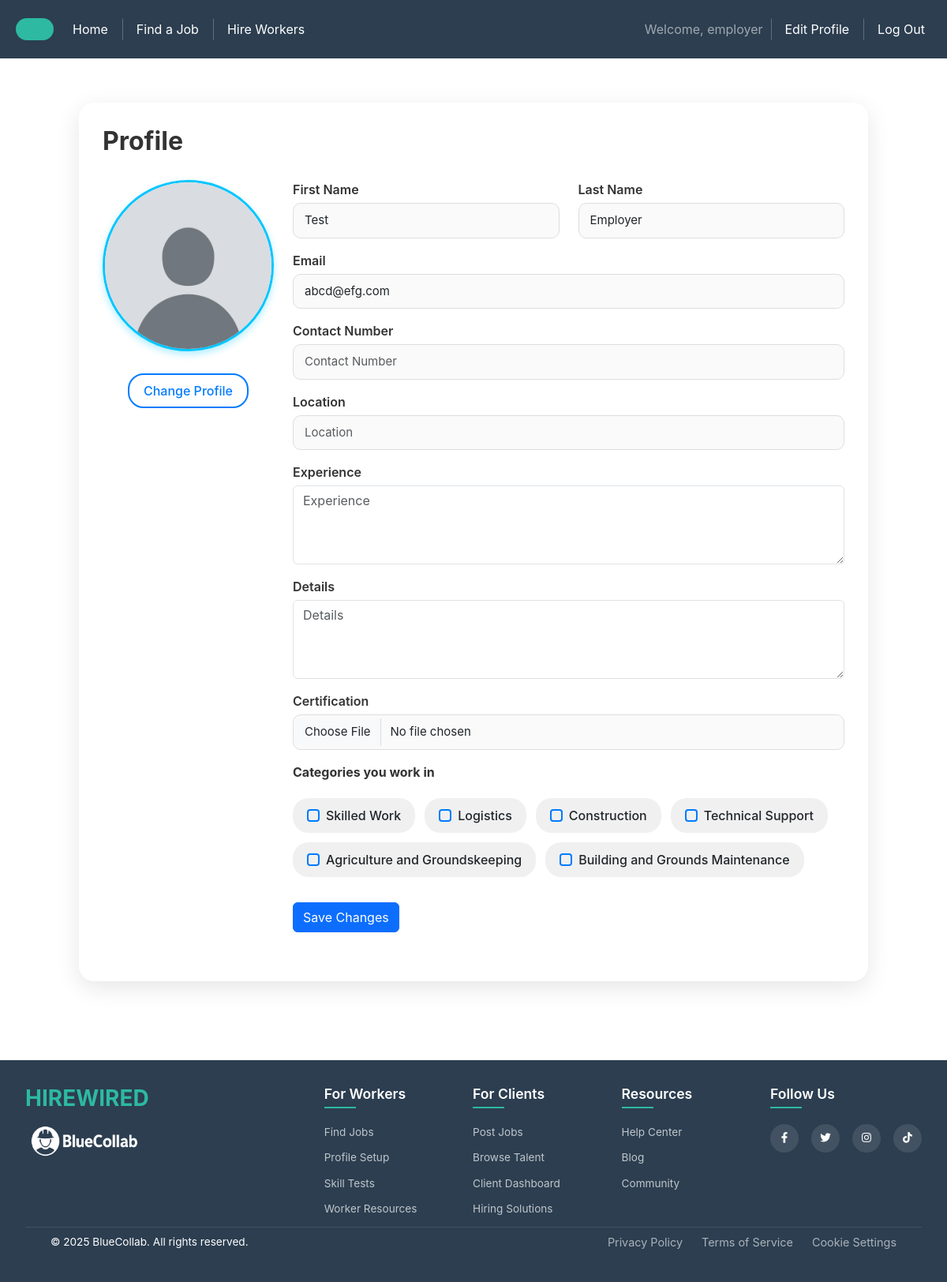
Page /profile/worker/ (signed in) on the committed database.
### session/models.py (models this page shows, shortened)
class User(AbstractUser):
    USER_TYPE_CHOICES = (
        ('worker', 'Worker'),
        ('employer', 'Employer'),
    )
    username = models.CharField(max_length=20, unique=True)
    user_type = models.CharField(max_length=10, choices=USER_TYPE_CHOICES)
    contact_number = models.CharField(max_length=100, blank=True, null=True)
    objects = UserManager()
    @property
    def profile(self):
        if self.user_type == "worker":
            return WorkerProfile.objects.filter(user=self).first()
        elif self.user_type == "employer":
            return EmployerProfile.objects.filter(user=self).first()
        return None  # No profile exists

### profiles/models.py (models this page shows, shortened)
class EmployerProfile(models.Model):
    user = models.OneToOneField(settings.AUTH_USER_MODEL, on_delete=models.CASCADE)
    details = models.TextField(blank=True)
    contact_number = models.CharField(max_length=100, blank=True)
    profile_picture = models.ImageField(upload_to='profile_pictures/', blank=True, null=True, default='profile_pictures/default.jpg')
    addtl_docs = models.FileField(upload_to='documents/', blank=True, null=True)

class Category(models.Model):
    name = models.CharField(max_length=255, unique=True)
    def __str__(self):
        return self.name

### profiles/views.py (the view)
# urls.py: path('profile/worker/', edit_profile_view, name='edit_profile_view'),
@login_required
def edit_profile_view(request):
    user = request.user
    profile = request.user.profile
    if request.method == "POST":
        user_form = UserForm(request.POST, instance=request.user)
        profile_form = UserProfileForm(request.POST, request.FILES, instance=profile)
        if profile_form.is_valid() and user_form.is_valid():
            user_form.save()
            profile_form.save()
            print("Saved profile picture:", profile.profile_picture)
            return redirect('edit_profile_view')
    else:
        user_form = UserForm(instance=user)
        profile_form = UserProfileForm(instance=profile)
    context = {
        'user_form': user_form,
        'profile_form': profile_form,
        }
    return render(request, 'profile_worker.html', context)

### profiles/forms.py
class UserForm(forms.ModelForm):
    first_name = forms.CharField(
        label="First Name",
        widget=forms.TextInput(attrs={"placeholder": "First Name", "class": "form-control" }),
        required=False)
    last_name = forms.CharField(
        label="Last Name",
        widget=forms.TextInput(attrs={"placeholder": "Last Name", "class": "form-control" }),
        required=False)
    email = forms.EmailField(
        required=False,
        widget=forms.EmailInput(
            attrs={"placeholder": "juandelacruz@gmail.com", "class": "form-control"}
        )
    )
    class Meta:
        model = User
        fields = [
            'first_name',
            'last_name',
            'email',
        ]

### profiles/templates/profile_worker.html (shortened to what this page needs)
{% extends 'base.html' %}
{% load static %}
{% block add_css %}
<link rel="stylesheet" href="{% static 'css/profile.css' %}">
{% endblock %}
{% block nav %}
    {% include 'nav.html' %}
{% endblock %}
{% block content %}
<div class="body-container">
    <h1>Profile</h1>
    <form method="post" enctype="multipart/form-data">
        <div class="row mb-3">
            <div class="col col-sm-1 col-md-3 col-lg-3">
                <div class="mb-3">
                    <div class="profile-picture-container">
                        {% if user.profile.profile_picture %}
                        <img id="profilePreview" src="{{ user.profile.profile_picture.url }}" alt="Profile Picture" class="profile-picture">
                        {% else %}
                        <img id="profilePreview" src="{% static 'images/default-user.png' %}" alt="Default Profile" class="profile-picture">
                        {% endif %}
                        <button type="button" class="btn btn-outline-primary mt-2" onclick="document.getElementById('profileUpload').click()">Change Profile</button>
                    </div>
                </div>
            </div>
            <div class="col col-sm-1 col-md-9 col-lg-9">
                <div class="row">
                    <div class="col mb-3">
                        <label for="first_name" class="form-label">{{ user_form.first_name.label }}</label>
                        {{ user_form.first_name }}
                    </div>
                    <div class="col mb-3">
                        <label for="last_name" class="form-label">{{ user_form.last_name.label }}</label>
                        {{ user_form.last_name }}
                    </div>
                </div>
                <div class="row mb-3">
                    <div class="col">
                        <label for="email" class="form-label">{{ user_form.email.label }}</label>
                        {{ user_form.email }}
                    </div>
                </div>
                <div class="row mb-3">
                    <div class="col">
                        <label for="contact_number" class="form-label">{{ profile_form.contact_number.label }}</label>
                        {{ profile_form.contact_number }}
                    </div>
                </div>
                <div class="row mb-3">
                    <div class="col">
                        <label for="location" class="form-label">{{ profile_form.location.label }}</label>
                        {{ profile_form.location }}
                    </div>
                </div>
                <div class="row mb-3">
                    <div class="col">
                        <label for="experience" class="form-label">{{ profile_form.experience.label }}</label>
                        {{ profile_form.experience }}
                    </div>
                </div>
                <div class="row mb-3">
                    <div class="col">
                        <label for="details" class="form-label">{{ profile_form.details.label }}</label>
                        {{ profile_form.details }}
                    </div>
                </div>
                <div class="row mb-3">
                    <div class="col">
                        <label for="certification" class="form-label">{{ profile_form.certification.label }}</label>
                        {{ profile_form.certification }}
                    </div>
                </div>
                <div class="row mb-3">
                    <div class="col">
                        <label for="categories" class="form-label fw-bold">Categories you work in</label>
                        <div class="category-pill-group">
                            {% for checkbox in profile_form.categories %}
                                <label class="category-pill">
                                    {{ checkbox.tag }}
                                    {{ checkbox.choice_label }}
                                </label>
                            {% endfor %}
                        </div>
                    </div>
                </div>
                <div class="row mb-3">
                    <div class="col">
                        <button type="submit" class="btn btn-primary w-auto">Save Changes</button>
                    </div>
                </div>
            </div>
        </div>
    </form>
</div>
{% endblock %}
{% block footer %}
    {% include 'footer.html' %}
{% endblock %}

### templates/nav.html (shortened to what this page needs)
{% load static %}
<nav class="navbar navbar-expand-sm navbar-dark bg-dark">
    <div class="navbar-brand">
        <div class="nav-logo"></div>
    </div>
    <ul class="navbar-nav me-auto">
        <li class="nav-item">
            <a href="{% url 'homepage_view' %}" class="nav-link">Home</a>
        </li>
        {% if user.is_authenticated %}
            {% if user.user_type == 'worker' %}
                <li class="nav-item">
                    <a href="{% url 'find_jobs_view' %}" class="nav-link">Find a Job</a>
                </li>
            {% elif user.user_type == 'employer' %}
                <li class="nav-item">
                    <a href="{% url 'find_jobs_view' %}" class="nav-link">Find a Job</a>
                </li>
                <li class="nav-item">
                    <a href="{% url 'hire_workers_view' %}" class="nav-link">Hire Workers</a>
                </li>
            {% endif %}
        {% else %}
            <li class="nav-item">
                <a href="{% url 'about_view' %}" class="nav-link">About Us</a>
            </li>
        {% endif %}
    </ul>
    <ul class="navbar-nav ms-auto">
        {% if user.is_authenticated %}
            <li class="nav-item">
                <div class="navbar-text">Welcome, {{ user.username }}</div>
            </li>
            {% if user.user_type == 'worker' %}
                <li class="nav-item">
                    <a href="{% url 'edit_profile_view' %}" class="nav-link">Edit Profile</a>
                </li>
            {% elif user.user_type == 'employer' %}
                <li class="nav-item">
                    <a href="{% url 'edit_employer_profile_view' %}" class="nav-link">Edit Profile</a>
                </li>
            {% endif %}
            <li class="nav-item">
                <form method="POST" action="{% url 'logout_view' %}">
                    <button type="submit" class="btn btn-link nav-link">Log Out</button>
                </form>
            </li>
        {% endif %}
    </ul>
</nav>

### static/css/style.css (style rules this page uses)
body { font-family: 'Inter', sans-serif; padding-top: 80px; position: relative; background-color: #f4f6f8; }
.body-container { display: block; margin: 50px; }
img.profile-picture { width: 100%; height: 100%; }

### static/css/nav.css (style rules this page uses)
.navbar { position: fixed; top: 0; left: 0; width: 100%; padding: 10px 20px; background-color: #2c3e50 !important; z-index: 1000; font-family: 'Inter', sans-serif; display: flex; align-items: center; justify-content: space-between; }
.navbar-brand { display: flex; align-items: center; gap: 10px; }
.nav-logo { width: 48px; height: 28px; background-color: #2db9a2; border-radius: 14px; }
.navbar-nav { display: flex; align-items: center; gap: 20px; list-style: none; padding: 0; margin: 0; }
.nav-item { position: relative; }
.nav-link { color: #ffffff; font-size: 1rem; padding: 15px 10px; text-decoration: none; display: block; transition: color 0.3s ease; }
.nav-item + .nav-item::before { content: ""; position: absolute; left: -10px; top: 50%; transform: translateY(-50%); height: 50%; width: 1px; background-color: #5c7085; }
.nav-link::after { content: ''; position: absolute; bottom: 10px; left: 50%; width: 0; height: 2px; background: #2db9a2; transition: all 0.3s ease; }

### static/css/profile.css (style rules this page uses)
body { background: url('https://png.pngtree.com/thumb_back/fw800/background/20240513/pngtree-abstract-white-background-for-your-project-image_15743809.jpg') no-repeat center center; background-size: cover; background-attachment: fixed; }
body::before { content: ""; position: absolute; top: 0; left: 0; width: 100%; height: 100%; background: rgba(255, 255, 255, 0.85); z-index: -10; }
textarea.form-control { height: 100px; resize: vertical; }
.category-pill-group { display: flex; flex-wrap: wrap; gap: 0.75rem; padding: 1rem 0; }
.category-pill { display: flex; align-items: center; gap: 0.5rem; padding: 0.5rem 1rem; background-color: #f0f0f0; border: 2px solid transparent; border-radius: 20px; font-weight: 500; cursor: pointer; transition: all 0.2s ease-in-out; user-select: none; }
.category-pill input[type="checkbox"] { appearance: none; width: 1rem; height: 1rem; border: 2px solid #007bff; border-radius: 4px; margin: 0; position: relative; cursor: pointer; }
.body-container { max-width: 1000px; margin: 50px auto; background: rgba(255, 255, 255, 0.95); padding: 30px; border-radius: 20px; box-shadow: 0 8px 30px rgba(0, 0, 0, 0.1); }
.body-container h1 { font-size: 2rem; font-weight: bold; color: #333; margin-bottom: 30px; }
.profile-picture { width: 120px; height: 120px; border-radius: 50%; object-fit: cover; border: 3px solid #00c6ff; box-shadow: 0 4px 10px rgba(0, 198, 255, 0.3); margin-bottom: 10px; transition: transform 0.3s ease; }
form input[type="text"], form input[type="email"], form input[type="file"], form textarea, form select { width: 100%; padding: 10px 14px; border: 1px solid #ddd; border-radius: 10px; font-size: 15px; background: #fafafa; transition: border-color 0.3s ease; }
.form-label { font-weight: 600; margin-bottom: 5px; display: block; color: #333; }
.btn-outline-primary { background: white; color: #007bff; border: 2px solid #007bff; padding: 8px 18px; border-radius: 20px; font-weight: 500; cursor: pointer; transition: all 0.3s ease; }
.profile-picture-container { display: flex; flex-direction: column; align-items: center; gap: 10px; }

### rows in the picture
User: username "employer", profile.profile_picture (placeholder picture), first_name "Test", last_name "Employer", email "abcd@efg.com"
Category: choice_label "Skilled Work"
Category: choice_label "Logistics"
Category: choice_label "Construction"
Category: choice_label "Technical Support"
Category: choice_label "Agriculture and Groundskeeping"
Category: choice_label "Building and Grounds Maintenance"

### other values in the picture
{{ user_form.first_name.label }} "First Name"
{{ user_form.last_name.label }} "Last Name"
{{ user_form.email.label }} "Email"
{{ profile_form.contact_number.label }} "Contact Number"
{{ profile_form.location.label }} "Location"
{{ profile_form.experience.label }} "Experience"
{{ profile_form.details.label }} "Details"
{{ profile_form.certification.label }} "Certification"
